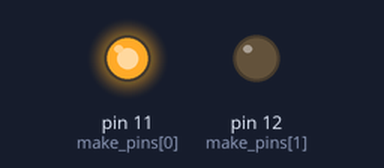
Bench run of a program on a simulated Raspberry Pi (header pin numbers). Parts: output pins drawn as LEDs (lit = HIGH).

Above: at 0.05 s.
At 1.5 s:
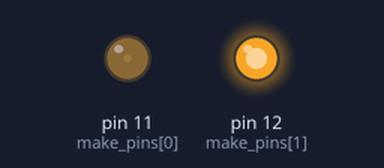
Timing chart, 0 to 4.6 s (numbered marks = the images above):
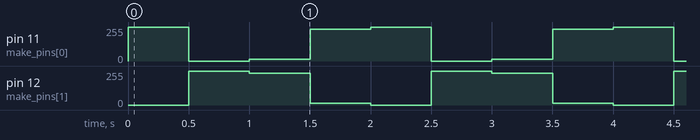

Measured:
- by itself, pin 11 (make_pins[0]): repeats every 2.0 s: 0/255 0.50 s, 15/255 0.50 s, 240/255 0.50 s, 255/255 0.50 s
- by itself, pin 12 (make_pins[1]): repeats every 2.0 s: 240/255 0.50 s, 15/255 0.50 s, 0/255 0.50 s, 255/255 0.50 s

The program:

01_led.py
```python
import RPi.GPIO as GPIO
import time

colors = [0xFF00, 0x00FF, 0x0FF0, 0xF00F]
make_pins = (11, 12)  # PIN管脚字典

GPIO.setmode(GPIO.BOARD)        # 采用实际的物理管脚给GPIO口
GPIO.setwarnings(False)        # 去除GPIO口警告
GPIO.setup(make_pins, GPIO.OUT)        # 设置Pin模式为输出模式
GPIO.output(make_pins, GPIO.LOW)  # 设置PIN管脚为低电平 关闭LED

p_R = GPIO.PWM(make_pins[0], 2000)      # 设置频率为2KHz
p_G = GPIO.PWM(make_pins[1], 2000)
p_R.start(0)        # 初始化占空比为0(led关闭)
p_G.start(0)


def make_pwm_map(x, in_min, in_max, out_min, out_max):
    return (x - in_min) * (out_max - out_min) / (in_max - in_min) + out_min


def make_set_color(col):
    r_val = col >> 8
    g_val = col & 0x00FF
    r_val = make_pwm_map(r_val, 0, 255, 0, 100)
    g_val = make_pwm_map(g_val, 0, 255, 0, 100)
    p_R.ChangeDutyCycle(r_val)
    p_G.ChangeDutyCycle(g_val)


def make_loop():
    while True:
        for col in colors:
            make_set_color(col)
            time.sleep(0.5)


def make_destroy():
    p_G.stop()
    p_R.stop()
    GPIO.output(make_pins, GPIO.LOW)
    GPIO.cleanup()


if __name__ == "__main__":
    try:
        make_loop()
    except KeyboardInterrupt:
        make_destroy()
```
